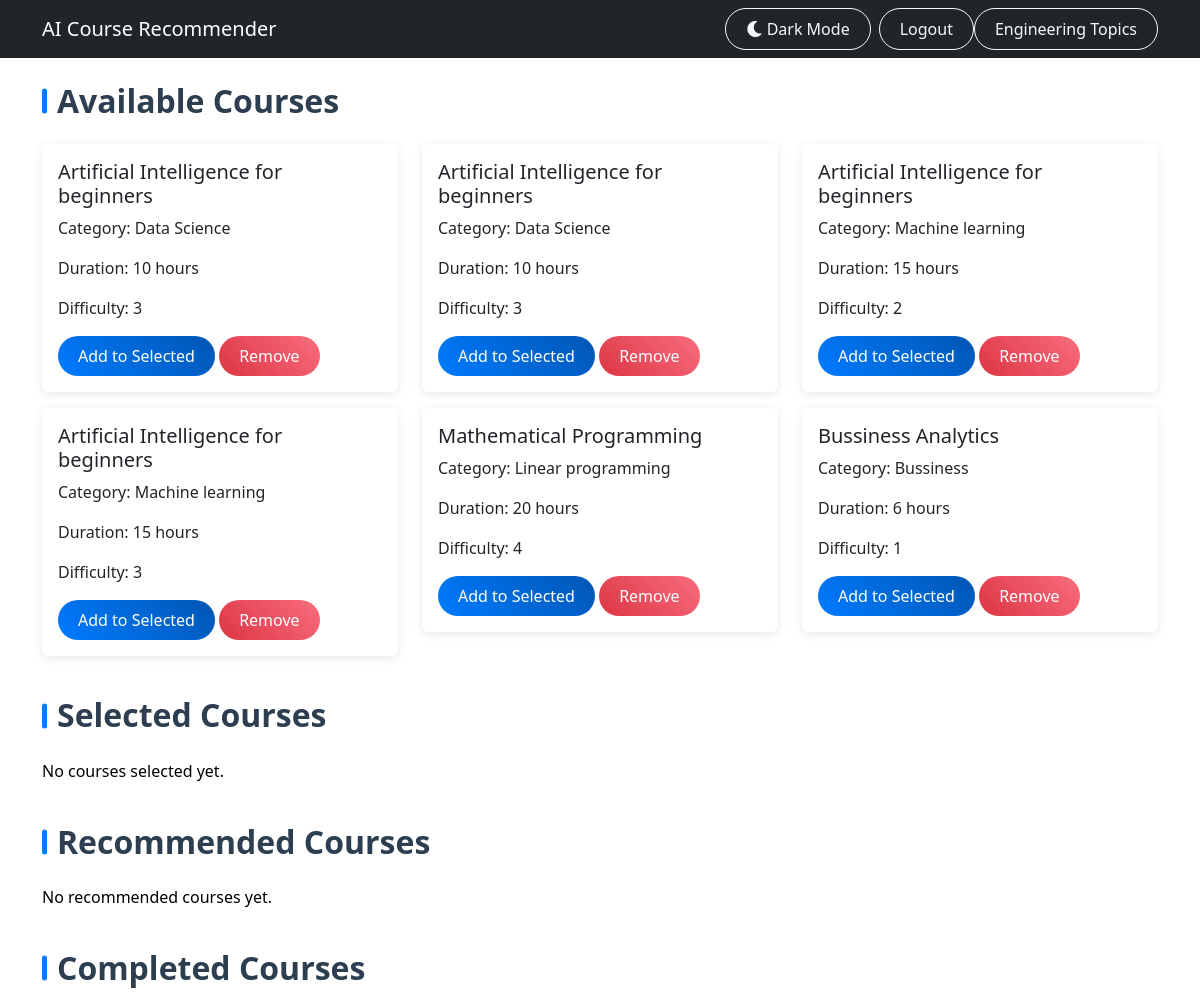
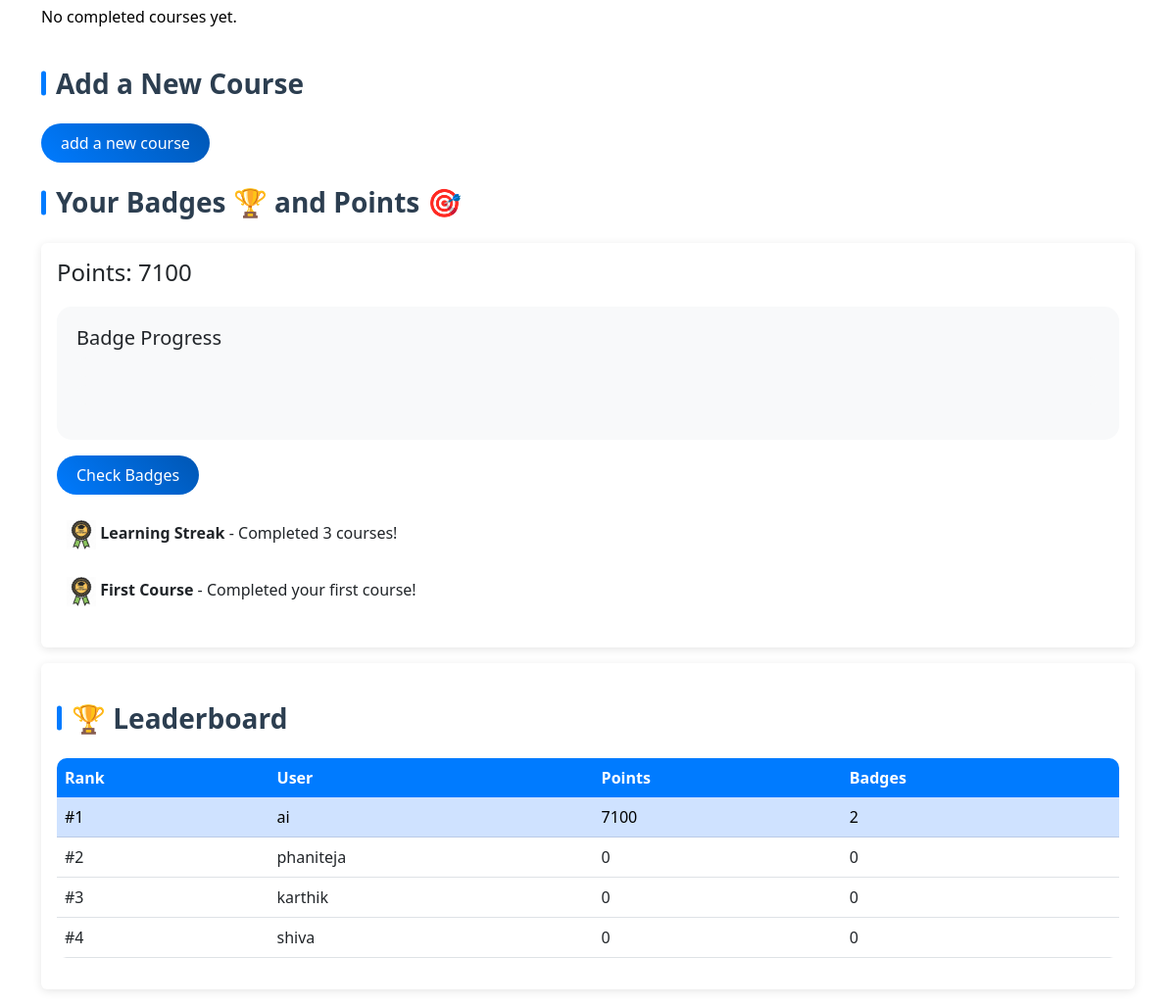
Screenshot of /dashboard/ (signed in) with the database file from the repository (2 pictures, top to bottom).
### recommend/models.py (models this page shows, shortened)
class Course(models.Model):
    title = models.CharField(max_length=255)
    category = models.CharField(max_length=100)
    duration = models.IntegerField()  # in hours
    difficulty = models.IntegerField()  # 1 = easy, 2 = medium, 3 = hard
    is_removed = models.BooleanField(default=False)

class UserProfile(models.Model):
    user = models.OneToOneField(User, on_delete=models.CASCADE)
    preferences = models.JSONField(default=dict)
    available_time = models.IntegerField(default=10)  # max hours per week
    max_courses = models.IntegerField(default=3)
    selected_courses = models.ManyToManyField(Course, blank=True, related_name="selected_by_users")
    recommended_courses = models.ManyToManyField(Course, blank=True, related_name="recommended_to_users")
    completed_courses = models.ManyToManyField(Course, blank=True, related_name="completed_by_users")
    badges = models.ManyToManyField(Badge, blank=True)
    points = models.IntegerField(default=0)
    dark_mode = models.BooleanField(default=False)
    notification_enabled = models.BooleanField(default=True)
    last_active = models.DateTimeField(auto_now=True)

class Badge(models.Model):
    name = models.CharField(max_length=100)
    description = models.TextField()
    icon = models.ImageField(upload_to="badges/", null=True, blank=True)
    def get_icon_url(self):
        if self.icon and hasattr(self.icon, 'url'):
            return self.icon.url
        return "/static/images/default_badge.jpg"  # Fallback image

### recommend/views.py (the view)
# urls.py: path('dashboard/', views.dashboard, name='dashboard'),
@login_required
def dashboard(request):
    user_profile = UserProfile.objects.get(user=request.user)
    completed_count = user_profile.completed_courses.count()
    first_course_progress = min(completed_count * 100, 100)  # 1 course needed
    learning_streak_progress = min(completed_count * 50, 100)  # 2 courses needed
    top_users = UserProfile.objects.order_by('-points')[:10]
    context = {
        'user_profile': user_profile,
        'selected_courses': user_profile.selected_courses.all(),
        'recommended_courses': user_profile.recommended_courses.all(),
        'completed_courses': user_profile.completed_courses.all(),
        'all_courses': Course.objects.filter(is_removed=False),
        'first_course_progress': first_course_progress,
        'learning_streak_progress': learning_streak_progress,
        'top_users': top_users,
    }
    return render(request, "dashboard.html", context)

### templates/dashboard.html (shortened to what this page needs)
{% extends 'base.html' %}
{% block content %}
<h2>Available Courses</h2>
<div class="row">
    {% for course in all_courses %}
    <div class="col-md-4">
        <div class="card mb-3">
            <div class="card-body">
                <h5 class="card-title">{{ course.title }}</h5>
                <p>Category: {{ course.category }}</p>
                <p>Duration: {{ course.duration }} hours</p>
                <p>Difficulty: {{ course.difficulty }}</p>
                <a href="{% url 'add_to_selected' course.id %}" class="btn btn-primary">Add to Selected</a>
                <a href="{% url 'remove_course' course.id %}" class="btn btn-danger">Remove</a>
            </div>
        </div>
    </div>
    {% empty %}
    <p>No available courses.</p>
    {% endfor %}
</div>
<h2>Selected Courses</h2>
<div class="row">
    {% for course in selected_courses %}
    <div class="col-md-4">
        <div class="card mb-3">
            <div class="card-body">
                <h5 class="card-title">{{ course.title }}</h5>
                <p>Category: {{ course.category }}</p>
                <p>Duration: {{ course.duration }} hours</p>
                <p>Difficulty: {{ course.difficulty }}</p>
                <a href="{% url 'add_to_recommended' course.id %}" class="btn btn-success">Recommend</a>
                <a href="{% url 'remove_from_selected' course.id %}" class="btn btn-danger">Remove</a>
            </div>
        </div>
    </div>
    {% empty %}
    <p>No courses selected yet.</p>
    {% endfor %}
</div>
<h2>Recommended Courses</h2>
<div class="row">
    {% for course in recommended_courses %}
    <div class="col-md-4">
        <div class="card mb-3">
            <div class="card-body">
                <h5 class="card-title">{{ course.title }}</h5>
                <p>Category: {{ course.category }}</p>
                <p>Duration: {{ course.duration }} hours</p>
                <p>Difficulty: {{ course.difficulty }}</p>
                <a href="{% url 'remove_from_recommended' course.id %}" class="btn btn-danger">Remove</a>
                <a href="{% url 'mark_as_completed' course.id %}" class="btn btn-success">Complete</a>
            </div>
        </div>
    </div>
    {% empty %}
    <p>No recommended courses yet.</p>
    {% endfor %}
</div>
<h2>Completed Courses</h2>
<div class="row">
    {% for course in completed_courses %}
    <div class="col-md-4">
        <div class="card mb-3">
            <div class="card-body">
                <h5 class="card-title">{{ course.title }}</h5>
                <p>Category: {{ course.category }}</p>
                <p>Duration: {{ course.duration }} hours</p>
                <p>Difficulty: {{ course.difficulty }}</p>
                <span class="badge bg-success">Completed</span>
                <a href="{% url 'remove_from_completed' course.id %}" class="btn btn-danger mt-2">Remove</a>
            </div>
        </div>
    </div>
    {% empty %}
    <p>No completed courses yet.</p>
    {% endfor %}
</div>
<h3>Add a New Course</h3>
<a href="{% url 'add_course' %}" class="btn btn-primary">add a new course</a>
<h3>Your Badges 🏆 and Points 🎯</h3>
<div class="card mb-3">
  <div class="card-body">
    <h4>Points: {{ user_profile.points }}</h4>
    <div class="badge-progress mb-3">
      <h5>Badge Progress</h5>
      <div class="progress mb-2">
      </div>
      <div class="progress">
      </div>
    </div>
    <form method="post" action="{% url 'check_badges' %}">
      <button type="submit" class="btn btn-primary">Check Badges</button>
    </form>
    <ul class="list-unstyled mt-3">
        {% for badge in user_profile.badges.all %}
          <li class="mb-2">
            <img src="{{ badge.get_icon_url }}" alt="{{ badge.name }}" width="30" height="30">
            <strong>{{ badge.name }}</strong> - {{ badge.description }}
          </li>
        {% empty %}
          <p>No badges earned yet.</p>
        {% endfor %}
      </ul>
  </div>
</div>
<div class="card mb-3">
  <div class="card-body">
    <h3>🏆 Leaderboard</h3>
    <div class="table-responsive">
      <table class="table">
        <thead>
          <tr>
            <th>Rank</th>
            <th>User</th>
            <th>Points</th>
            <th>Badges</th>
          </tr>
        </thead>
        <tbody>
          {% for profile in top_users %}
          <tr {% if profile.user == request.user %}class="table-primary"{% endif %}>
            <td>#{{ forloop.counter }}</td>
            <td>{{ profile.user.username }}</td>
            <td>{{ profile.points }}</td>
            <td>{{ profile.badges.count }}</td>
          </tr>
          {% endfor %}
        </tbody>
      </table>
    </div>
  </div>
</div>
{% endblock %}

### templates/base.html (style rules this page uses)
:root { --bg-color: #ffffff; --text-color: #000000; --card-bg: #ffffff; }
body { background-color: var(--bg-color); color: var(--text-color); transition: background-color 0.3s ease, color 0.3s ease; }

### templates/dashboard.html (style rules this page uses)
.card { transition: transform 0.3s ease, box-shadow 0.3s ease; border: none; box-shadow: 0 2px 10px rgba(0,0,0,0.1); animation: fadeIn 0.5s ease-out; }
h2, h3 { color: #2c3e50; margin: 1.5rem 0; font-weight: 600; position: relative; padding-left: 15px; transition: color 0.3s ease; }
h2::before, h3::before { content: ''; position: absolute; left: 0; top: 50%; transform: translateY(-50%); width: 5px; height: 25px; background: #007bff; border-radius: 3px; }
.btn { transition: all 0.3s ease; border-radius: 50px; padding: 8px 20px; }
.btn-danger { background: linear-gradient(45deg, #dc3545, #f86d7d); border: none; }
.btn-primary { background: linear-gradient(45deg, #007bff, #0056b3); border: none; }
.progress { height: 20px; border-radius: 10px; background: #f8f9fa; margin-bottom: 1rem; overflow: hidden; }
.badge-progress { padding: 20px; background: #f8f9fa; border-radius: 15px; margin: 20px 0; }
.list-unstyled li { transition: transform 0.3s ease; padding: 10px; border-radius: 8px; }
.table { border-radius: 10px; overflow: hidden; }
.table thead th { background: #007bff; color: white; border: none; }
.table tbody tr { transition: transform 0.3s ease, background-color 0.3s ease; }
.table-primary { background-color: rgba(0, 123, 255, 0.1) !important; }

### rows the page displays
Course: title "Artificial Intelligence for beginners", category "Data Science", duration "10", difficulty "3"
Course: title "Artificial Intelligence for beginners", category "Data Science", duration "10", difficulty "3"
Course: title "Artificial Intelligence for beginners", category "Machine learning", duration "15", difficulty "2"
Course: title "Artificial Intelligence for beginners", category "Machine learning", duration "15", difficulty "3"
Course: title "Mathematical Programming", category "Linear programming", duration "20", difficulty "4"
Course: title "Bussiness Analytics", category "Bussiness", duration "6", difficulty "1"
UserProfile: points "7100", user.username "ai", badges.count "2"
Badge: name "Learning Streak", description "Completed 3 courses!"
Badge: name "First Course", description "Completed your first course!"
UserProfile: user.username "phaniteja", points "0", badges.count "0"
UserProfile: user.username "karthik", points "0", badges.count "0"
UserProfile: user.username "shiva", points "0", badges.count "0"
